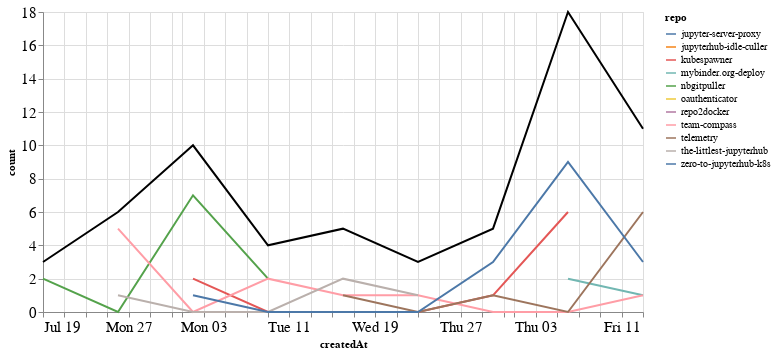

Notebook source saved alongside this figure:
### Markdown cell above
## Comments

### Code cell
comments_time = comments.groupby('repo').resample('W', on='createdAt').count()['author'].reset_index()
comments_time = comments_time.rename(columns={'author': 'count'})
comments_time_total = comments_time.groupby('createdAt').agg({"count": "sum"}).reset_index()
ch1 = alt.Chart(comments_time, width=600).mark_line().encode(
    x='createdAt',
    y='count',
    color='repo',
    tooltip="repo"
)

ch2 = alt.Chart(comments_time_total, width=600).mark_line(color="black").encode(
    x='createdAt',
    y='count',
)

ch1 + ch2

### Figure 1 — Vega-Lite specification as saved in the notebook (floating-point values rounded to 4 significant figures)
{"config": {"axisLeft": {"labelFontSize": 15}, "axisBottom": {"labelFontSize": 15}}, "layer": [{"data": {"name": "data-12bc400f72ac5779d7b420a8e3770cd7"}, "mark": "line", "encoding": {"color": {"type": "nominal", "field": "repo"}, "tooltip": {"type": "nominal", "field": "repo"}, "x": {"type": "temporal", "field": "createdAt"}, "y": {"type": "quantitative", "field": "count"}}, "width": 600}, {"data": {"name": "data-8b567cf27f955ee8a39e28cc86cd4989"}, "mark": {"type": "line", "color": "black"}, "encoding": {"x": {"type": "temporal", "field": "createdAt"}, "y": {"type": "quantitative", "field": "count"}}, "width": 600}], "$schema": "https://vega.github.io/schema/vega-lite/v4.8.1.json", "datasets": {"data-12bc400f72ac5779d7b420a8e3770cd7": [{"repo": "jupyter-server-proxy", "createdAt": "2020-08-23T00:00:00", "count": 1}, {"repo": "jupyterhub-idle-culler", "createdAt": "2020-08-16T00:00:00", "count": 1}, {"repo": "kubespawner", "createdAt": "2020-08-02T00:00:00", "count": 2}, {"repo": "kubespawner", "createdAt": "2020-08-09T00:00:00", "count": 0}, {"repo": "kubespawner", "createdAt": "2020-08-16T00:00:00", "count": 0}, {"repo": "kubespawner", "createdAt": "2020-08-23T00:00:00", "count": 0}, {"repo": "kubespawner", "createdAt": "2020-08-30T00:00:00", "count": 1}, {"repo": "kubespawner", "createdAt": "2020-09-06T00:00:00", "count": 6}, {"repo": "mybinder.org-deploy", "createdAt": "2020-09-06T00:00:00", "count": 2}, {"repo": "mybinder.org-deploy", "createdAt": "2020-09-13T00:00:00", "count": 1}, {"repo": "nbgitpuller", "createdAt": "2020-07-19T00:00:00", "count": 2}, {"repo": "nbgitpuller", "createdAt": "2020-07-26T00:00:00", "count": 0}, {"repo": "nbgitpuller", "createdAt": "2020-08-02T00:00:00", "count": 7}, {"repo": "nbgitpuller", "createdAt": "2020-08-09T00:00:00", "count": 2}, {"repo": "oauthenticator", "createdAt": "2020-09-06T00:00:00", "count": 1}, {"repo": "repo2docker", "createdAt": "2020-07-19T00:00:00", "count": 1}, {"repo": "team-compass", "createdAt": "2020-07-26T00:00:00", "count": 5}, {"repo": "team-compass", "createdAt": "2020-08-02T00:00:00", "count": 0}, {"repo": "team-compass", "createdAt": "2020-08-09T00:00:00", "count": 2}, {"repo": "team-compass", "createdAt": "2020-08-16T00:00:00", "count": 1}, {"repo": "team-compass", "createdAt": "2020-08-23T00:00:00", "count": 1}, {"repo": "team-compass", "createdAt": "2020-08-30T00:00:00", "count": 0}, {"repo": "team-compass", "createdAt": "2020-09-06T00:00:00", "count": 0}, {"repo": "team-compass", "createdAt": "2020-09-13T00:00:00", "count": 1}, {"repo": "telemetry", "createdAt": "2020-08-16T00:00:00", "count": 1}, {"repo": "telemetry", "createdAt": "2020-08-23T00:00:00", "count": 0}, {"repo": "telemetry", "createdAt": "2020-08-30T00:00:00", "count": 1}, {"repo": "telemetry", "createdAt": "2020-09-06T00:00:00", "count": 0}, {"repo": "telemetry", "createdAt": "2020-09-13T00:00:00", "count": 6}, {"repo": "the-littlest-jupyterhub", "createdAt": "2020-07-26T00:00:00", "count": 1}, {"repo": "the-littlest-jupyterhub", "createdAt": "2020-08-02T00:00:00", "count": 0}, {"repo": "the-littlest-jupyterhub", "createdAt": "2020-08-09T00:00:00", "count": 0}, {"repo": "the-littlest-jupyterhub", "createdAt": "2020-08-16T00:00:00", "count": 2}, {"repo": "the-littlest-jupyterhub", "createdAt": "2020-08-23T00:00:00", "count": 1}, {"repo": "zero-to-jupyterhub-k8s", "createdAt": "2020-08-02T00:00:00", "count": 1}, {"repo": "zero-to-jupyterhub-k8s", "createdAt": "2020-08-09T00:00:00", "count": 0}, {"repo": "zero-to-jupyterhub-k8s", "createdAt": "2020-08-16T00:00:00", "count": 0}, {"repo": "zero-to-jupyterhub-k8s", "createdAt": "2020-08-23T00:00:00", "count": 0}, {"repo": "zero-to-jupyterhub-k8s", "createdAt": "2020-08-30T00:00:00", "count": 3}, {"repo": "zero-to-jupyterhub-k8s", "createdAt": "2020-09-06T00:00:00", "count": 9}, {"repo": "zero-to-jupyterhub-k8s", "createdAt": "2020-09-13T00:00:00", "count": 3}], "data-8b567cf27f955ee8a39e28cc86cd4989": [{"createdAt": "2020-07-19T00:00:00", "count": 3}, {"createdAt": "2020-07-26T00:00:00", "count": 6}, {"createdAt": "2020-08-02T00:00:00", "count": 10}, {"createdAt": "2020-08-09T00:00:00", "count": 4}, {"createdAt": "2020-08-16T00:00:00", "count": 5}, {"createdAt": "2020-08-23T00:00:00", "count": 3}, {"createdAt": "2020-08-30T00:00:00", "count": 5}, {"createdAt": "2020-09-06T00:00:00", "count": 18}, {"createdAt": "2020-09-13T00:00:00", "count": 11}]}}
